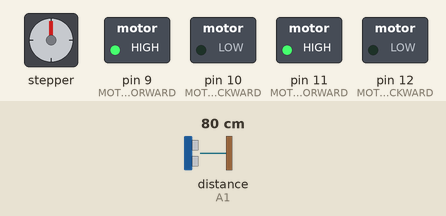
Simulated run of this sketch. Board: Arduino Uno, built with avr-gcc and run on an emulated ATmega328P. Shown: stepper motor, switched loads named in the sketch (green lamp = pin HIGH). Inputs (shaded band) come from the test bench; at power-on: distance to the obstacle (sensor on A1) 80 cm. The echo pulse lasts 58.3 µs per cm; stepper angles assume 2048 steps per turn.

Above: at 1.3 s.
1.4 s: distance to the obstacle (sensor on A1) set to 34 cm
2.9 s: distance to the obstacle (sensor on A1) set to 27 cm
At 5.6 s:
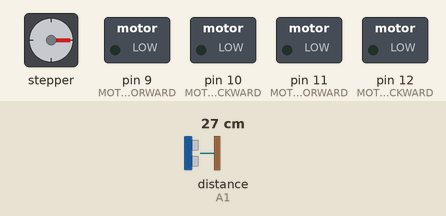
At 8.6 s:
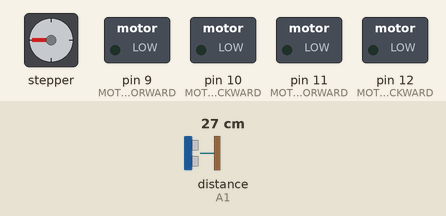
8.9 s: distance to the obstacle (sensor on A1) set to 35 cm
11.9 s: distance to the obstacle (sensor on A1) set to 2 cm
At 12.5 s:
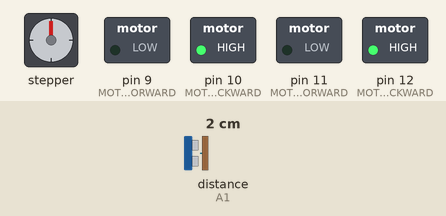
Timing chart, 0 to 15.9 s (numbered marks = the images above; inputs shaded):
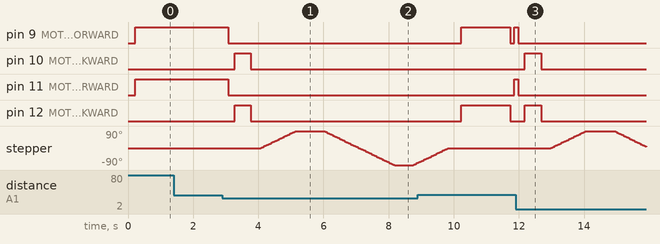

Measured:
- the behaviour switches between 31 and 30 cm on distance to the obstacle (sensor on A1) (found by bisection; images 0 and 1)
- after the input at 1.4 s, every drawn part: stays the same
- after the input at 2.9 s, pin 9 (MOTOR_LEFT_FORWARD), pin 11 (MOTOR_RIGHT_FORWARD): HIGH → LOW after 0.17 s; pin 10 (MOTOR_LEFT_BACKWARD), pin 12 (MOTOR_RIGHT_BACKWARD): LOW → HIGH after 0.37 s, → LOW 0.50 s later; stepper: turns 90° clockwise in 1.1 s, then 180° counter-clockwise in 2.2 s, then 11° clockwise in 0.11 s
- after the input at 8.9 s, pin 11 (MOTOR_RIGHT_FORWARD): LOW → HIGH after 3.0 s
- after the input at 11.9 s, pin 9 (MOTOR_LEFT_FORWARD), pin 11 (MOTOR_RIGHT_FORWARD): HIGH → LOW after 0.08 s; pin 10 (MOTOR_LEFT_BACKWARD), pin 12 (MOTOR_RIGHT_BACKWARD): LOW → HIGH after 0.28 s, → LOW 0.50 s later; stepper: turns 90° clockwise in 1.1 s, then 81° counter-clockwise in 0.95 s

The sketch:

RobotCar.ino
```cpp
#include <Stepper.h>
#include <NewPing.h>

// для пинов управления моторами через драйвер L298N
const int MOTOR_LEFT_FORWARD = 9;
const int MOTOR_LEFT_BACKWARD = 10;
const int MOTOR_RIGHT_FORWARD = 11;
const int MOTOR_RIGHT_BACKWARD = 12;

// для ультразвукового датчика
#define ULTRASONIC_TRIG_PIN A0
#define ULTRASONIC_ECHO_PIN A1
#define MAX_DETECTABLE_DISTANCE 300

const int STEPPER_STEPS_PER_REV = 2048;
const int STEPPER_PIN_1 = 4;
const int STEPPER_PIN_2 = 5;
const int STEPPER_PIN_3 = 6;
const int STEPPER_PIN_4 = 7;
Stepper stepperMotor(STEPPER_STEPS_PER_REV, STEPPER_PIN_1, STEPPER_PIN_3, STEPPER_PIN_2, STEPPER_PIN_4);

// Глобальные переменные
int currentStepperPosition = 0; // Положение шагового двигателя
bool isMovingForward = false; // Флаг для отслеживания направления движения
int obstacleDistance = 100; // Текущее измеренное расстояние до препятствия
NewPing ultrasonicSensor(ULTRASONIC_TRIG_PIN, ULTRASONIC_ECHO_PIN, MAX_DETECTABLE_DISTANCE);


void setup() {
  pinMode(MOTOR_LEFT_FORWARD, OUTPUT);
  pinMode(MOTOR_LEFT_BACKWARD, OUTPUT);
  pinMode(MOTOR_RIGHT_FORWARD, OUTPUT);
  pinMode(MOTOR_RIGHT_BACKWARD, OUTPUT);

  // Настройка шагового двигателя
  stepperMotor.setSpeed(14);
  Serial.begin(9600);
  // Первичное измерение расстояния
  obstacleDistance = measureDistance();
  delay(100);
}

// Основной цикл работы
void loop() {
  int distanceToRight = 0;
  int distanceToLeft = 0;
  delay(50);

  if (obstacleDistance <= 30) {
    stopMotors();
    delay(200);

    moveBackward();
    delay(500);

    stopMotors();
    delay(300);

    distanceToRight = rotateStepperRight();
    delay(300);

    distanceToLeft = rotateStepperLeft();
    delay(300);

    if (distanceToRight >= distanceToLeft) {
      turnRight();
    } else {
      turnLeft();
    }
    stopMotors();
  } else {
    moveForward();
  }
  obstacleDistance = measureDistance();
}

// Функция измерения расстояния
int measureDistance() {
  delay(70);
  int distance = ultrasonicSensor.ping_cm();
  return (distance == 0) ? 250 : distance;
}

int rotateStepperRight() {
  stepperMotor.step(STEPPER_STEPS_PER_REV / 4);
  currentStepperPosition += STEPPER_STEPS_PER_REV / 4;
  delay(500);
  return measureDistance();
}

int rotateStepperLeft() {
  stepperMotor.step(-STEPPER_STEPS_PER_REV / 2);
  currentStepperPosition -= STEPPER_STEPS_PER_REV / 2;
  delay(500);

  int distance = measureDistance();

  stepperMotor.step(STEPPER_STEPS_PER_REV / 4);
  currentStepperPosition += STEPPER_STEPS_PER_REV / 4;
  delay(100);
  return distance;
}

// Остановка всех моторов
void stopMotors() {
  digitalWrite(MOTOR_LEFT_FORWARD, LOW);
  digitalWrite(MOTOR_RIGHT_FORWARD, LOW);
  digitalWrite(MOTOR_LEFT_BACKWARD, LOW);
  digitalWrite(MOTOR_RIGHT_BACKWARD, LOW);
}

// Движение вперед
void moveForward() {
  if (!isMovingForward) {
    isMovingForward = true;
    digitalWrite(MOTOR_LEFT_FORWARD, HIGH);
    digitalWrite(MOTOR_RIGHT_FORWARD, HIGH);
    digitalWrite(MOTOR_LEFT_BACKWARD, LOW);
    digitalWrite(MOTOR_RIGHT_BACKWARD, LOW);
  }
}

// Движение назад
void moveBackward() {
  isMovingForward = false;
  digitalWrite(MOTOR_LEFT_BACKWARD, HIGH);
  digitalWrite(MOTOR_RIGHT_BACKWARD, HIGH);
  digitalWrite(MOTOR_LEFT_FORWARD, LOW);
  digitalWrite(MOTOR_RIGHT_FORWARD, LOW);
}

// Поворот направо
void turnRight() {
  digitalWrite(MOTOR_LEFT_FORWARD, HIGH);
  digitalWrite(MOTOR_RIGHT_BACKWARD, HIGH);
  digitalWrite(MOTOR_LEFT_BACKWARD, LOW);
  digitalWrite(MOTOR_RIGHT_FORWARD, LOW);
  delay(1500);
}

// Поворот налево
void turnLeft() {
  digitalWrite(MOTOR_LEFT_BACKWARD, HIGH);
  digitalWrite(MOTOR_RIGHT_FORWARD, HIGH);
  digitalWrite(MOTOR_LEFT_FORWARD, LOW);
  digitalWrite(MOTOR_RIGHT_BACKWARD, LOW);
  delay(1500);
}
```
